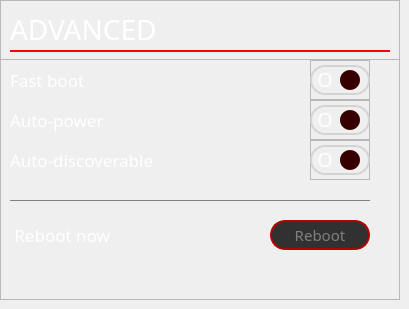
    <widget class="QWidget" name="page_advanced">
     <widget class="QFrame" name="frame_page_advanced">
      <property name="geometry">
       <rect>
        <x>0</x>
        <y>0</y>
        <width>400</width>
        <height>300</height>
       </rect>
      </property>
      <property name="frameShape">
       <enum>QFrame::StyledPanel</enum>
      </property>
      <property name="frameShadow">
       <enum>QFrame::Raised</enum>
      </property>
      <widget class="QFrame" name="p_advanced_fastBoot">
       <property name="geometry">
        <rect>
         <x>0</x>
         <y>60</y>
         <width>370</width>
         <height>40</height>
        </rect>
       </property>
       <property name="frameShape">
        <enum>QFrame::NoFrame</enum>
       </property>
       <property name="frameShadow">
        <enum>QFrame::Raised</enum>
       </property>
       <widget class="QLabel" name="label_110">
        <property name="geometry">
         <rect>
          <x>10</x>
          <y>5</y>
          <width>240</width>
          <height>30</height>
         </rect>
        </property>
        <property name="maximumSize">
         <size>
          <width>250</width>
          <height>16777215</height>
         </size>
        </property>
        <property name="font">
         <font>
          <family>Bahnschrift SemiLight</family>
          <pointsize>13</pointsize>
         </font>
        </property>
        <property name="styleSheet">
         <string notr="true">color:white;</string>
        </property>
        <property name="text">
         <string>Fast boot</string>
        </property>
       </widget>
       <widget class="QFrame" name="frame_cb_7">
        <property name="geometry">
         <rect>
          <x>310</x>
          <y>0</y>
          <width>60</width>
          <height>40</height>
         </rect>
        </property>
        <property name="frameShape">
         <enum>QFrame::StyledPanel</enum>
        </property>
        <property name="frameShadow">
         <enum>QFrame::Raised</enum>
        </property>
        <widget class="QFrame" name="a_border">
         <property name="geometry">
          <rect>
           <x>0</x>
           <y>5</y>
           <width>60</width>
           <height>30</height>
          </rect>
         </property>
         <property name="styleSheet">
          <string notr="true">QFrame{
	border-radius:15px;
	border:2px solid gray; 
	border-color: rgb(211, 211, 211);
}
QLabel{
	border:none; 
	color:white;
	margin-bottom:1px;
}</string>
         </property>
         <property name="frameShape">
          <enum>QFrame::StyledPanel</enum>
         </property>
         <property name="frameShadow">
          <enum>QFrame::Raised</enum>
         </property>
         <widget class="QLabel" name="label_111">
          <property name="geometry">
           <rect>
            <x>0</x>
            <y>0</y>
            <width>30</width>
            <height>30</height>
           </rect>
          </property>
          <property name="font">
           <font>
            <family>Bahnschrift SemiBold</family>
            <pointsize>14</pointsize>
           </font>
          </property>
          <property name="text">
           <string>O</string>
          </property>
          <property name="alignment">
           <set>Qt::AlignCenter</set>
          </property>
         </widget>
         <widget class="QLabel" name="label_112">
          <property name="geometry">
           <rect>
            <x>30</x>
            <y>0</y>
            <width>30</width>
            <height>30</height>
           </rect>
          </property>
          <property name="font">
           <font>
            <family>Bahnschrift SemiBold</family>
            <pointsize>14</pointsize>
           </font>
          </property>
          <property name="text">
           <string>I</string>
          </property>
          <property name="alignment">
           <set>Qt::AlignCenter</set>
          </property>
         </widget>
        </widget>
        <widget class="QCheckBox" name="bearing_advanceFastbootCheckbox">
         <property name="geometry">
          <rect>
           <x>0</x>
           <y>0</y>
           <width>120</width>
           <height>40</height>
          </rect>
         </property>
         <property name="styleSheet">
          <string notr="true">QCheckBox{
	background:none;
}
QCheckBox::indicator{
	height:20px;
	width:20px;
	border-radius:10px;

}
QCheckBox::indicator:unchecked{
	margin-left:6px;
	background-color: rgb(255, 0, 0);

}
QCheckBox::indicator:checked{
	margin-left:30px;
	background:rgb(54, 0, 0);

	
}</string>
         </property>
         <property name="text">
          <string/>
         </property>
         <property name="checked">
          <bool>true</bool>
         </property>
        </widget>
       </widget>
      </widget>
      <widget class="QFrame" name="p_advanced_title">
       <property name="geometry">
        <rect>
         <x>0</x>
         <y>0</y>
         <width>400</width>
         <height>60</height>
        </rect>
       </property>
       <property name="frameShape">
        <enum>QFrame::StyledPanel</enum>
       </property>
       <property name="frameShadow">
        <enum>QFrame::Raised</enum>
       </property>
       <widget class="QLabel" name="label_109">
        <property name="geometry">
         <rect>
          <x>10</x>
          <y>10</y>
          <width>380</width>
          <height>40</height>
         </rect>
        </property>
        <property name="font">
         <font>
          <family>Bahnschrift SemiLight</family>
          <pointsize>21</pointsize>
         </font>
        </property>
        <property name="styleSheet">
         <string notr="true">color:white;</string>
        </property>
        <property name="text">
         <string>ADVANCED</string>
        </property>
        <property name="alignment">
         <set>Qt::AlignLeading|Qt::AlignLeft|Qt::AlignTop</set>
        </property>
       </widget>
       <widget class="Line" name="line_24">
        <property name="geometry">
         <rect>
          <x>10</x>
          <y>50</y>
          <width>380</width>
          <height>2</height>
         </rect>
        </property>
        <property name="styleSheet">
         <string notr="true">background:red;
border:none;</string>
        </property>
        <property name="frameShadow">
         <enum>QFrame::Plain</enum>
        </property>
        <property name="orientation">
         <enum>Qt::Horizontal</enum>
        </property>
       </widget>
      </widget>
      <widget class="QFrame" name="p_advanced_separator">
       <property name="geometry">
        <rect>
         <x>0</x>
         <y>190</y>
         <width>370</width>
         <height>20</height>
        </rect>
       </property>
       <widget class="Line" name="line_25">
        <property name="geometry">
         <rect>
          <x>10</x>
          <y>10</y>
          <width>360</width>
          <height>1</height>
         </rect>
        </property>
        <property name="styleSheet">
         <string notr="true">border:none;
background:gray;</string>
        </property>
        <property name="frameShadow">
         <enum>QFrame::Plain</enum>
        </property>
        <property name="orientation">
         <enum>Qt::Horizontal</enum>
        </property>
       </widget>
      </widget>
      <widget class="QFrame" name="p_advanced_reboot">
       <property name="geometry">
        <rect>
         <x>0</x>
         <y>210</y>
         <width>370</width>
         <height>50</height>
        </rect>
       </property>
       <widget class="QLabel" name="label_116">
        <property name="geometry">
         <rect>
          <x>10</x>
          <y>0</y>
          <width>200</width>
          <height>50</height>
         </rect>
        </property>
        <property name="maximumSize">
         <size>
          <width>250</width>
          <height>16777215</height>
         </size>
        </property>
        <property name="font">
         <font>
          <family>Bahnschrift SemiLight</family>
          <pointsize>13</pointsize>
         </font>
        </property>
        <property name="styleSheet">
         <string notr="true">color:white;</string>
        </property>
        <property name="text">
         <string> Reboot now</string>
        </property>
       </widget>
       <widget class="QPushButton" name="bearing_advancedRebootButton">
        <property name="geometry">
         <rect>
          <x>270</x>
          <y>10</y>
          <width>100</width>
          <height>30</height>
         </rect>
        </property>
        <property name="font">
         <font>
          <family>Bahnschrift SemiLight</family>
          <pointsize>11</pointsize>
          <weight>50</weight>
          <bold>false</bold>
         </font>
        </property>
        <property name="styleSheet">
         <string notr="true">QPushButton{
	
	background-color: rgb(49, 49, 49);
	border: 2px solid rgb(181, 0, 0);
	border-radius:15px;
	color:gray;
}
QPushButton:pressed{
	
	
	background-color: rgb(188, 0, 0);
	color:white;
}</string>
        </property>
        <property name="text">
         <string>Reboot</string>
        </property>
       </widget>
      </widget>
      <widget class="QFrame" name="p_advanced_autoPower">
       <property name="geometry">
        <rect>
         <x>0</x>
         <y>100</y>
         <width>370</width>
         <height>40</height>
        </rect>
       </property>
       <property name="frameShape">
        <enum>QFrame::NoFrame</enum>
       </property>
       <property name="frameShadow">
        <enum>QFrame::Raised</enum>
       </property>
       <widget class="QLabel" name="label_113">
        <property name="geometry">
         <rect>
          <x>10</x>
          <y>5</y>
          <width>240</width>
          <height>30</height>
         </rect>
        </property>
        <property name="maximumSize">
         <size>
          <width>250</width>
          <height>16777215</height>
         </size>
        </property>
        <property name="font">
         <font>
          <family>Bahnschrift SemiLight</family>
          <pointsize>13</pointsize>
         </font>
        </property>
        <property name="styleSheet">
         <string notr="true">color:white;</string>
        </property>
        <property name="text">
         <string>Auto-power</string>
        </property>
       </widget>
       <widget class="QFrame" name="frame_cb_8">
        <property name="geometry">
         <rect>
          <x>310</x>
          <y>0</y>
          <width>60</width>
          <height>40</height>
         </rect>
        </property>
        <property name="frameShape">
         <enum>QFrame::StyledPanel</enum>
        </property>
        <property name="frameShadow">
         <enum>QFrame::Raised</enum>
        </property>
        <widget class="QFrame" name="a_border_7">
         <property name="geometry">
          <rect>
           <x>0</x>
           <y>5</y>
           <width>60</width>
           <height>30</height>
          </rect>
         </property>
         <property name="styleSheet">
          <string notr="true">QFrame{
	border-radius:15px;
	border:2px solid gray; 
	border-color: rgb(211, 211, 211);
}
QLabel{
	border:none; 
	color:white;
	margin-bottom:1px;
}</string>
         </property>
         <property name="frameShape">
          <enum>QFrame::StyledPanel</enum>
         </property>
         <property name="frameShadow">
          <enum>QFrame::Raised</enum>
         </property>
         <widget class="QLabel" name="label_114">
          <property name="geometry">
           <rect>
            <x>0</x>
            <y>0</y>
            <width>30</width>
            <height>30</height>
           </rect>
          </property>
          <property name="font">
           <font>
            <family>Bahnschrift SemiBold</family>
            <pointsize>14</pointsize>
           </font>
          </property>
          <property name="text">
           <string>O</string>
          </property>
          <property name="alignment">
           <set>Qt::AlignCenter</set>
          </property>
         </widget>
         <widget class="QLabel" name="label_115">
          <property name="geometry">
           <rect>
            <x>30</x>
            <y>0</y>
            <width>30</width>
            <height>30</height>
           </rect>
          </property>
          <property name="font">
           <font>
            <family>Bahnschrift SemiBold</family>
            <pointsize>14</pointsize>
           </font>
          </property>
          <property name="text">
           <string>I</string>
          </property>
          <property name="alignment">
           <set>Qt::AlignCenter</set>
          </property>
         </widget>
        </widget>
        <widget class="QCheckBox" name="bearing_advancedAutopowerCheckbox">
         <property name="geometry">
          <rect>
           <x>0</x>
           <y>0</y>
           <width>120</width>
           <height>40</height>
          </rect>
         </property>
         <property name="styleSheet">
          <string notr="true">QCheckBox{
	background:none;
}
QCheckBox::indicator{
	height:20px;
	width:20px;
	border-radius:10px;

}
QCheckBox::indicator:unchecked{
	margin-left:6px;
	background-color: rgb(255, 0, 0);

}
QCheckBox::indicator:checked{
	margin-left:30px;
	background:rgb(54, 0, 0);

	
}</string>
         </property>
         <property name="text">
          <string/>
         </property>
         <property name="checked">
          <bool>true</bool>
         </property>
        </widget>
       </widget>
      </widget>
      <widget class="QFrame" name="p_advanced_autoDiscoverable">
       <property name="geometry">
        <rect>
         <x>0</x>
         <y>140</y>
         <width>370</width>
         <height>40</height>
        </rect>
       </property>
       <property name="frameShape">
        <enum>QFrame::NoFrame</enum>
       </property>
       <property name="frameShadow">
        <enum>QFrame::Raised</enum>
       </property>
       <widget class="QLabel" name="label_122">
        <property name="geometry">
         <rect>
          <x>10</x>
          <y>5</y>
          <width>240</width>
          <height>30</height>
         </rect>
        </property>
        <property name="maximumSize">
         <size>
          <width>250</width>
          <height>16777215</height>
         </size>
        </property>
        <property name="font">
         <font>
          <family>Bahnschrift SemiLight</family>
          <pointsize>13</pointsize>
         </font>
        </property>
        <property name="styleSheet">
         <string notr="true">color:white;</string>
        </property>
        <property name="text">
         <string>Auto-discoverable</string>
        </property>
       </widget>
       <widget class="QFrame" name="frame_cb_10">
        <property name="geometry">
         <rect>
          <x>310</x>
          <y>0</y>
          <width>60</width>
          <height>40</height>
         </rect>
        </property>
        <property name="frameShape">
         <enum>QFrame::StyledPanel</enum>
        </property>
        <property name="frameShadow">
         <enum>QFrame::Raised</enum>
        </property>
        <widget class="QFrame" name="a_border_9">
         <property name="geometry">
          <rect>
           <x>0</x>
           <y>5</y>
           <width>60</width>
           <height>30</height>
          </rect>
         </property>
         <property name="styleSheet">
          <string notr="true">QFrame{
	border-radius:15px;
	border:2px solid gray; 
	border-color: rgb(211, 211, 211);
}
QLabel{
	border:none; 
	color:white;
	margin-bottom:1px;
}</string>
         </property>
         <property name="frameShape">
          <enum>QFrame::StyledPanel</enum>
         </property>
         <property name="frameShadow">
          <enum>QFrame::Raised</enum>
         </property>
         <widget class="QLabel" name="label_123">
          <property name="geometry">
           <rect>
            <x>0</x>
            <y>0</y>
            <width>30</width>
            <height>30</height>
           </rect>
          </property>
          <property name="font">
           <font>
            <family>Bahnschrift SemiBold</family>
            <pointsize>14</pointsize>
           </font>
          </property>
          <property name="text">
           <string>O</string>
          </property>
          <property name="alignment">
           <set>Qt::AlignCenter</set>
          </property>
         </widget>
         <widget class="QLabel" name="label_124">
          <property name="geometry">
           <rect>
            <x>30</x>
            <y>0</y>
            <width>30</width>
            <height>30</height>
           </rect>
          </property>
          <property name="font">
           <font>
            <family>Bahnschrift SemiBold</family>
            <pointsize>14</pointsize>
           </font>
          </property>
          <property name="text">
           <string>I</string>
          </property>
          <property name="alignment">
           <set>Qt::AlignCenter</set>
          </property>
         </widget>
        </widget>
        <widget class="QCheckBox" name="bearing_advancedAutodiscoverableCheckbox">
         <property name="geometry">
          <rect>
           <x>0</x>
           <y>0</y>
           <width>120</width>
           <height>40</height>
          </rect>
         </property>
         <property name="styleSheet">
          <string notr="true">QCheckBox{
	background:none;
}
QCheckBox::indicator{
	height:20px;
	width:20px;
	border-radius:10px;

}
QCheckBox::indicator:unchecked{
	margin-left:6px;
	background-color: rgb(255, 0, 0);

}
QCheckBox::indicator:checked{
	margin-left:30px;
	background:rgb(54, 0, 0);

	
}</string>
         </property>
         <property name="text">
          <string/>
         </property>
         <property name="checked">
          <bool>true</bool>
         </property>
        </widget>
       </widget>
      </widget>
     </widget>
    </widget>
